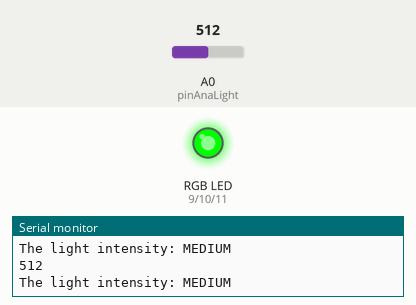
A sketch run on a simulated Arduino Uno, built with avr-gcc and run on an emulated ATmega328P. On the bench: an RGB LED mixed from three pins (HIGH = lit), the last lines printed to the serial monitor. The test bench sets the inputs (shaded band); at power-on: A0 (pinAnaLight) = 512.

Above: at 1.2 s.
1.3 s: A0 (pinAnaLight) set to 365
2.8 s: A0 (pinAnaLight) set to 334
At 3.4 s:
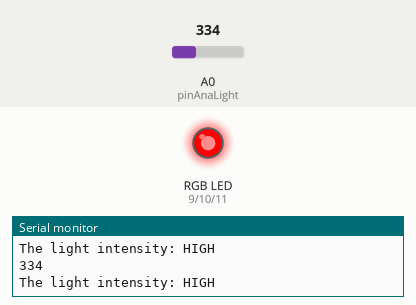
4.3 s: A0 (pinAnaLight) set to 810
At 4.9 s:
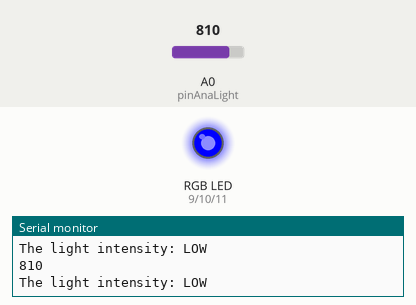
5.8 s: A0 (pinAnaLight) set to 788
At 6.3 s:
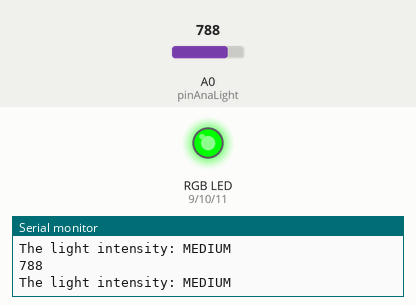
7.3 s: A0 (pinAnaLight) set to 900
At 7.7 s:
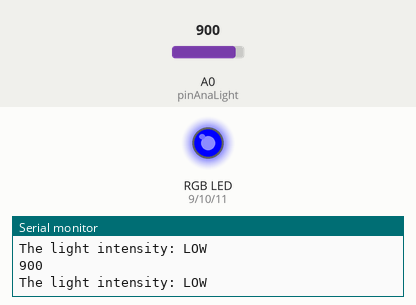
Timing chart, 0 to 9.8 s (numbered marks = the images above; inputs shaded):
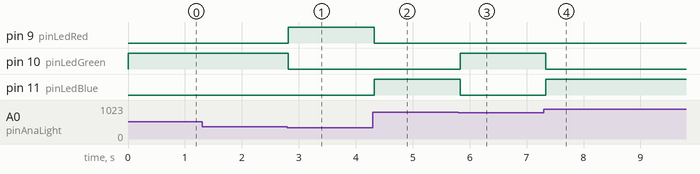

Measured:
- the behaviour switches between 350 and 349 on A0 (pinAnaLight) (found by bisection; images 0 and 1)
- the behaviour switches between 800 and 799 on A0 (pinAnaLight) (found by bisection; images 2 and 3)
- after the input at 2.8 s, pin 9 (pinLedRed): LOW → HIGH at once; pin 10 (pinLedGreen): HIGH → LOW at once
- after the input at 4.3 s, pin 9 (pinLedRed): HIGH → LOW at once; pin 11 (pinLedBlue): LOW → HIGH at once
- after the input at 5.8 s, pin 10 (pinLedGreen): LOW → HIGH at once; pin 11 (pinLedBlue): HIGH → LOW at once
- after the input at 7.3 s, pin 10 (pinLedGreen): HIGH → LOW at once; pin 11 (pinLedBlue): LOW → HIGH at once

The sketch:

ModuleSensor.ino
```cpp
#define pinLedRed 9 // Chân kết nối với pin R của module LED-RGB
#define pinLedGreen 10 // Chân kết nối với pin G của module LED-RGB
#define pinLedBlue 11 // Chân kết nối với pin B của module LED-RGB
#define pinAnaLight A0 // Chân kết nối với A0 của module cảm biến ánh sáng
void setup()
{
// Cài đặt hướng cho các chân
pinMode(pinLedRed, OUTPUT);
pinMode(pinLedGreen, OUTPUT);
pinMode(pinLedBlue, OUTPUT);
// LED RGB OFF
digitalWrite(pinLedRed, LOW);
digitalWrite(pinLedGreen, LOW);
digitalWrite(pinLedBlue, LOW);
pinMode(pinAnaLight, INPUT);
// Khởi tạo serial
Serial.begin(115200);
Serial.println("Initial serial");
}
void loop()
{
unsigned int AnalogValue;
AnalogValue = analogRead(pinAnaLight); // Đọc trạng thái chân A0 của module cảm biến ánh sáng
Serial.println(AnalogValue); // In ra giá trị điện áp Analog
if (AnalogValue < 350) {
digitalWrite(pinLedRed, HIGH);
digitalWrite(pinLedGreen, LOW);
digitalWrite(pinLedBlue, LOW);
Serial.println("The light intensity: HIGH");
} else if (AnalogValue > 350 && AnalogValue < 800) {
digitalWrite(pinLedRed, LOW);
digitalWrite(pinLedGreen, HIGH);
digitalWrite(pinLedBlue, LOW);
Serial.println("The light intensity: MEDIUM");
} else if (AnalogValue > 800) {
digitalWrite(pinLedRed, LOW);
digitalWrite(pinLedGreen, LOW);
digitalWrite(pinLedBlue, HIGH);
Serial.println("The light intensity: LOW");
}
delay(100);
}
```
